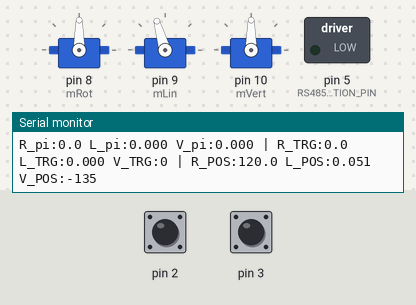
Bench run of a sketch on a simulated Arduino Leonardo, built with avr-gcc and run on an emulated ATmega32U4. Parts: 3 × servo, switched loads named in the sketch (green lamp = pin HIGH), the last lines printed to the serial monitor. The inputs (shaded band) are chosen by the test bench; at power-on: pin 2 HIGH, pin 3 HIGH.

Above: at 4.2 s.
4.3 s: pin 2 pulled LOW for 0.15 s
At 5.1 s:
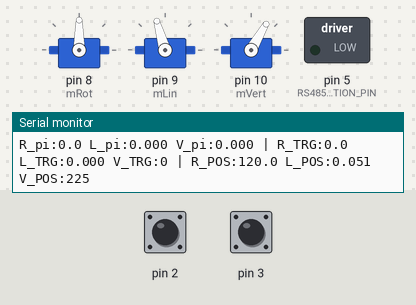
5.9 s: pin 3 pulled LOW for 0.15 s
At 6.4 s:
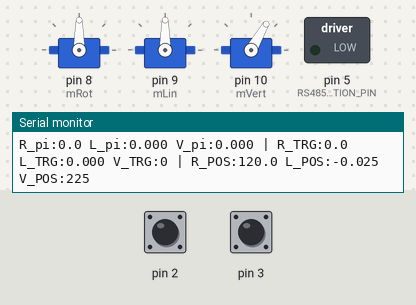
Timing chart, 0 to 8.9 s (numbered marks = the images above; inputs shaded):
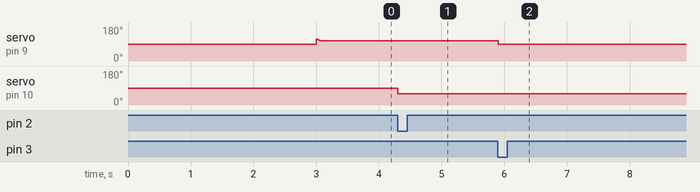

Measured:
- after the input at 4.3 s, servo on pin 10 (mVert): 90° → 60° at once
- after the input at 5.9 s, servo on pin 9 (mLin): 106° → 90° at once

The sketch:

symposium_test.ino
```cpp
#include <Servo.h>

/* * WATERLOO MECHATRONICS - FULL 3-AXIS PI CONTROL
 * Rotation: Target via Pi (Sign Flipped)
 * Linear: Target via Pi (Direct Mapping)
 * Vertical: Target via Pi (Mapped 0.27 -> 900 counts)
 */

// --- RS485 COMMS DEFINITIONS ---
#define RS485_DIRECTION_PIN 5
#define RS485_SEND HIGH
#define RS485_RECEIVE LOW
#define START_MESSAGE_FLAG 0

struct target_position {
  uint8_t power;
  float rotation;
  float extension;
  float elevation;
};

union message_data {
  byte raw[sizeof(target_position)];
  target_position target_position;
};

// ==========================================
// --- 1. TUNING GAINS ---
// ==========================================
float Kp = 0.60f;
float Kd = 0.05f;
float alpha = 0.25f;
const float ROT_DEAD = 10.0f;

float Kp_L = 120.0f;
float Kd_L = 10.0f;
float alpha_L = 0.25f;
const double LIN_DEAD = 0.01;

// ==========================================
// --- TARGETS & LIMITS ---
// ==========================================
float PI_RAW_ROT  = 0.0f;
float PI_RAW_LIN  = 0.0f;
float PI_RAW_VERT = 0.0f;

float ROT_TARGET  = 0.0f;
float LIN_TARGET  = 0.0f;
float VERT_TARGET = 0.0f;

const float ROT_LIMIT  = 35.0f;
const float LIN_MAX_SAFE = 0.50f;
const float LIN_MIN_SAFE = 0.0f;
const float VERT_MAX_SAFE = 1000.0f;

// ==========================================
// --- CALIBRATION ---
// ==========================================
const float ROT_OFF   = 240.0f;
const float LIN_ZERO  = 240.0f;
const float VERT_ZERO = 135.0f;

// ==========================================
// --- SYSTEM VARIABLES ---
// ==========================================
Servo mRot, mLin, mVert;

volatile unsigned long rStart = 0, rWidth = 0;
volatile unsigned long lStart = 0, lWidth = 0;
volatile unsigned long vStart = 0, vWidth = 0;

float lLast = -1.0f; long lRev = 0; bool lInit = false;
float vLast = -1.0f; long vRev = 0; bool vInit = false;

unsigned long lastProcessTime = 0;
float lastRotError = 0;
double lastLinError = 0;
float filteredDeriv = 0;
double filteredDeriv_L = 0;

int currentRotCmd = 90;
int currentLinCmd = 90;

void setup() {
  Serial.begin(115200);
  Serial1.begin(115200);

  pinMode(RS485_DIRECTION_PIN, OUTPUT);
  digitalWrite(RS485_DIRECTION_PIN, RS485_RECEIVE);

  mRot.attach(8, 1000, 2000);
  mLin.attach(9, 1000, 2000);
  mVert.attach(10, 1000, 2000);

  pinMode(21, INPUT_PULLUP); pinMode(3, INPUT_PULLUP); pinMode(2, INPUT_PULLUP);

  attachInterrupt(digitalPinToInterrupt(21), []() {
    if (digitalRead(21) == HIGH) rStart = micros();
    else rWidth = micros() - rStart;
  }, CHANGE);

  attachInterrupt(digitalPinToInterrupt(3), []() {
    if (digitalRead(3) == HIGH) lStart = micros();
    else lWidth = micros() - lStart;
  }, CHANGE);

  attachInterrupt(digitalPinToInterrupt(2), []() {
    if (digitalRead(2) == HIGH) vStart = micros();
    else vWidth = micros() - vStart;
  }, CHANGE);

  mRot.write(90); mLin.write(90); mVert.write(90);
  Serial.println("--- 3-AXIS PI CONTROL: ONLINE ---");
  delay(3000);
}

void loop() {
  // --- A. PI COMMUNICATION ---
  if (Serial1.available()) {
    byte first_byte = Serial1.read();
    if (first_byte == START_MESSAGE_FLAG) {
      message_data data;
      int bytes_read = Serial1.readBytes(data.raw, sizeof(target_position));
      if (bytes_read == sizeof(target_position)) {
        // Store Raw Values
        PI_RAW_ROT  = data.target_position.rotation;
        PI_RAW_LIN  = data.target_position.extension;
        PI_RAW_VERT = data.target_position.elevation;

        // Apply Constraints & Mappings
        ROT_TARGET  = constrain(-PI_RAW_ROT, -ROT_LIMIT, ROT_LIMIT);
        LIN_TARGET  = constrain(PI_RAW_LIN, LIN_MIN_SAFE, LIN_MAX_SAFE);

        // Vertical Mapping: 0.0 -> 0.0, 0.27 -> 900.0
        // We use 3333.33f as the multiplier (900 / 0.27)
        //VERT_TARGET = constrain(PI_RAW_VERT * 3333.33f, 0.0f, VERT_MAX_SAFE);

        if (PI_RAW_VERT > 0.25)
          VERT_TARGET = 900;
        else
          VERT_TARGET = -5;
      }
    }
  }

  // --- B. SENSOR PROCESSING ---
  unsigned long rWidthSafe = constrain(rWidth, 4UL, 998UL);
  float rRaw = ((rWidthSafe - 3.884f) / 994.176f) * 360.0f;
  float rPos = rRaw - ROT_OFF;
  if (rPos > 180.0f) rPos -= 360.0f;
  if (rPos < -180.0f) rPos += 360.0f;

  float lAng = ((constrain(lWidth, 1UL, 1024UL) - 1.0f) / 1023.0f) * 360.0f;
  if (!lInit && lWidth > 0) { lLast = lAng; lInit = true; }
  if (lInit) {
    float diff = lAng - lLast;
    if (diff < -180.0f) lRev++; else if (diff > 180.0f) lRev--;
    lLast = lAng;
  }
  float lPosMetres = (-((lRev * 360.0f) + lAng - LIN_ZERO) / 47.27f) / 100.0f;

  float vAng = ((constrain(vWidth, 1UL, 1024UL) - 1.0f) / 1023.0f) * 360.0f;
  if (!vInit && vWidth > 0) { vLast = vAng; vInit = true; }
  if (vInit) {
    float diff = vAng - vLast;
    if (diff < -180.0f) vRev++; else if (diff > 180.0f) vRev--;
    vLast = vAng;
  }
  float vPos = (vRev * 360.0f) + vAng - VERT_ZERO;

  // --- C. CONTROL LOGIC (10ms Fixed Step) ---
  if (millis() - lastProcessTime >= 10) {
    float dt = 0.01f;

    // Rotation PD
    float rErr = ROT_TARGET - rPos;
    if (abs(rErr) <= ROT_DEAD) rErr = 0;
    float rawDeriv = (rErr - lastRotError) / dt;
    filteredDeriv = (alpha * rawDeriv) + ((1.0f - alpha) * filteredDeriv);
    float rOut = (Kp * rErr) + (Kd * filteredDeriv);
    if (abs(rErr) > ROT_DEAD) {
      currentRotCmd = (rOut > 0) ? 96 + (int)rOut : 84 + (int)rOut;
    } else { currentRotCmd = 90; }

    // Linear PD
    double lErr = LIN_TARGET - lPosMetres;
    if (abs(lErr) <= LIN_DEAD) lErr = 0;
    double rawDeriv_L = (lErr - lastLinError) / dt;
    filteredDeriv_L = (alpha_L * (float)rawDeriv_L) + ((1.0f - alpha_L) * (float)filteredDeriv_L);
    double lOut = (Kp_L * lErr) + (Kd_L * filteredDeriv_L);
    if (abs(lErr) > LIN_DEAD) {
      currentLinCmd = (lOut > 0) ? 80 - (int)lOut : 100 - (int)lOut;
    } else { currentLinCmd = 90; }

    // Final Constraints
    currentRotCmd = constrain(currentRotCmd, 65, 115);
    if (abs(rPos) > ROT_LIMIT) currentRotCmd = 90;
    currentLinCmd = constrain(currentLinCmd, 65, 115);
    if (lPosMetres > LIN_MAX_SAFE || lPosMetres < LIN_MIN_SAFE) currentLinCmd = 90;

    lastRotError = rErr;
    lastLinError = lErr;
    lastProcessTime = millis();
  }

  // --- D. EXECUTE MOTORS ---
  mRot.write(currentRotCmd);
  mLin.write(currentLinCmd);

  int vCmd = 98;
  if (VERT_TARGET == 900) {

    if (vPos > 985)
      vCmd = 98;
    else if (vPos > 970)
      vCmd = 105;
    else
      vCmd = 115;

  } else {

    if (vPos > 30)
      vCmd = 60;
    else if (vPos > 15)
      vCmd = 70;
    else
      vCmd = 98;

  }

  // Vertical Bang-Bang Control
  //int vCmd = 98;
  //if (VERT_TARGET - vPos > 30.0f)
  // vCmd = 105;
  //if (VERT_TARGET - vPos > 15.0f)
  // vCmd = 115;
  //else if (VERT_TARGET - vPos < -30.0f)
  // vCmd = 60;
  //else if (VERT_TARGET - vPos < -15.0f)
  // vCmd = 70;

  if (vPos > VERT_MAX_SAFE || vPos < -100.0f)
    vCmd = 90;
  mVert.write(vCmd);

  // --- E. TELEMETRY (DETAILED) ---
  static unsigned long lastPrint = 0;
  if (millis() - lastPrint > 100) {
    // Rotation & Linear (Pi Raw vs Arduino Target)
    Serial.print("R_pi:");   Serial.print(PI_RAW_ROT, 1);
    Serial.print(" L_pi:");   Serial.print(PI_RAW_LIN, 3);
    Serial.print(" V_pi:");   Serial.print(PI_RAW_VERT, 3);

    Serial.print(" | R_TRG:"); Serial.print(ROT_TARGET, 1);
    Serial.print(" L_TRG:"); Serial.print(LIN_TARGET, 3);
    Serial.print(" V_TRG:"); Serial.print(VERT_TARGET, 0);

    // Physical Positions
    Serial.print(" | R_POS:"); Serial.print(rPos, 1);
    Serial.print(" L_POS:"); Serial.print(lPosMetres, 3);
    Serial.print(" V_POS:"); Serial.println(vPos, 0);

    lastPrint = millis();
  }
}
```
